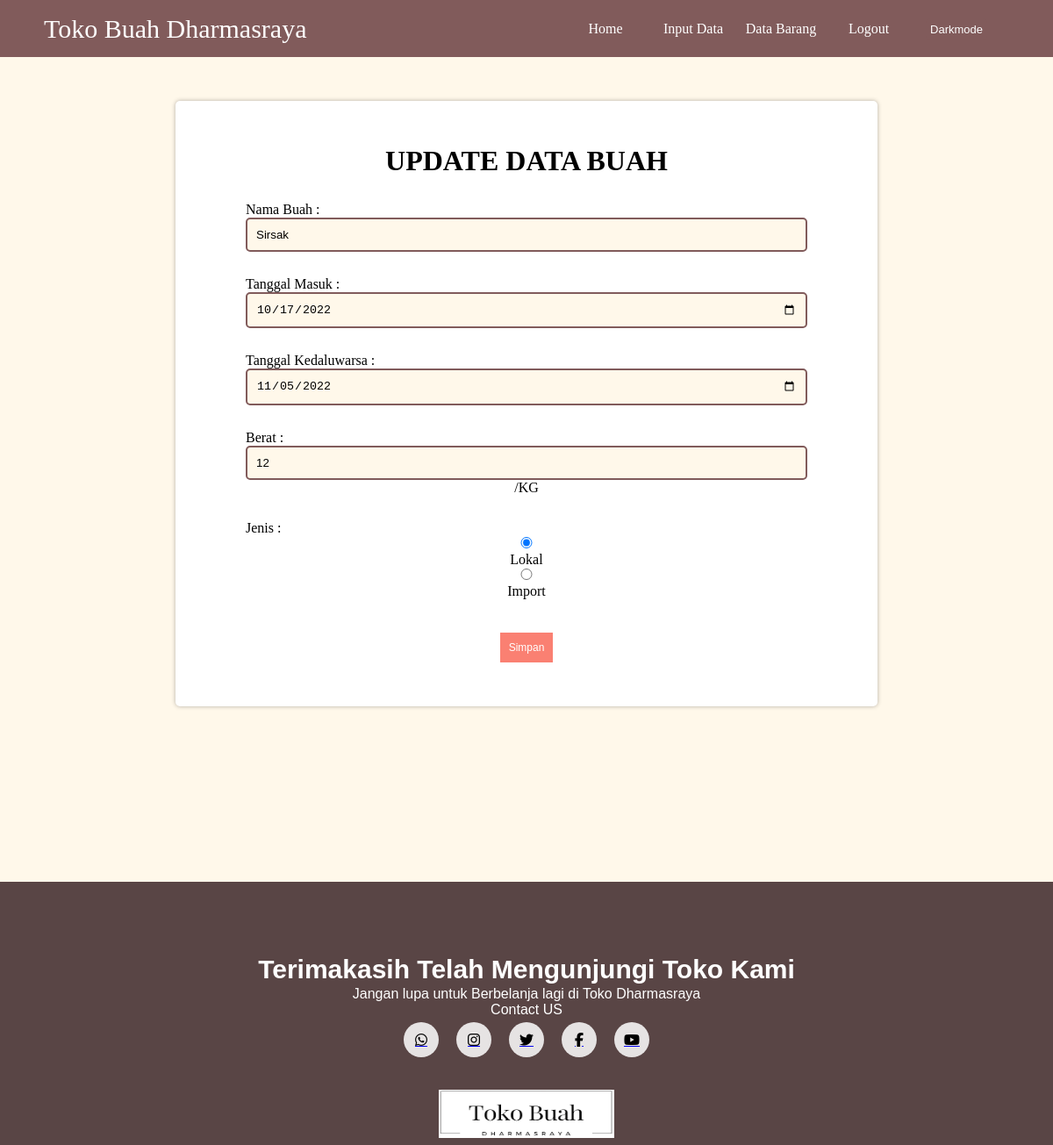
Screenshot of /editdata.php?id=5 with the database file from the repository.
### tables this page shows
CREATE TABLE `barang` (
  `id` int(10) NOT NULL,
  `nama` varchar(50) NOT NULL,
  `tglmasuk` date NOT NULL,
  `expired` date NOT NULL,
  `berat` int(10) NOT NULL,
  `jenis` enum('lokal','import') NOT NULL
);

### editdata.php (the view, shortened to what this page needs)
<?php
require 'koneksi.php';
$id = $_GET['id'];
$result = mysqli_query($conn, "SELECT * FROM barang WHERE id=$id");
$barang = [];
while ($row = mysqli_fetch_assoc($result)) {
    $barang[] = $row;
}
$brg = $barang[0];
?>
<!DOCTYPE html>
<html>
<head>
    <link rel="stylesheet" href="style.css">
</head>
<body>
    <nav class="header">
        <ul>
            <div class="header-text">
                <a href="#">Toko Buah Dharmasraya</a></li>
            </div>
            <li><a href="halaman_admin.php">Home</a></li>
            <li><a href="inputdata.php">Input Data</a></li>
            <li><a href="lihatdata.php">Data Barang</a></li>
            <li><a href="logout.php">Logout</a></li>
            <li>
                <a href="#" class="tampilan">
                <button class="tombol-gelap" onclick="ubahwarna()">Darkmode</button></a>
            </li>
        </ul>
    </nav>
    <div class ="databarang">
        <center><h1>Update Data Buah</h1><center><br>
        <form action="" method="post">
            <div class="kol">
                <label for="nama">Nama Buah : </label>
                <input type="text" name="nama" value="<?php echo $brg["nama"]; ?>" ><br><br>
            </div>
            <div class="kol">
                <label for="tglmasuk">Tanggal Masuk : </label>
                <input type="date" name="tglmasuk" value="<?php echo $brg["tglmasuk"]; ?>"><br><br>
            </div>
            <div class="kol">
                <label for="expired">Tanggal Kedaluwarsa : </label>
                <input type="date" name="expired" value="<?php echo $brg["expired"]; ?>"><br><br>
            </div>
            <div class="kol">
                <label for="berat">Berat : </label>
                <input type="number" name="berat" value="<?php echo $brg["berat"]; ?>"> /KG<br><br>
            </div>
            <div class="kol">
                <label for="jenis">Jenis : </label>
                <input type="radio" name="jenis" value="lokal" <?php if($brg['jenis']=='lokal') echo 'checked'?>>Lokal
                <input type="radio" name="jenis" value="import" <?php if($brg['jenis']=='import') echo 'checked'?>>Import<br><br>
            </div>
            <div class="kol">
                <button type="submit" name="tambah">Simpan</button>
            </div>
        </form>
    </div>
    <footer>
        <p>Terimakasih Telah Mengunjungi Toko Kami</p>
        <p>Jangan lupa untuk Berbelanja lagi di Toko Dharmasraya
        <br>Contact US</p>
        <div class="social-icons">
            <a href="#"><i class="fab fa-whatsapp"></i></a>
            <a href="#"><i class="fab fa-instagram"></i></a>
            <a href="#"><i class="fab fa-twitter"></i></a>
            <a href="#"><i class="fab fa-facebook-f"></i></a>
            <a href="#"><i class="fab fa-youtube"></i></a>
        </div>
        <img alt="kaki-logo" class="kaki-logo" src="img/logo.png">
    </footer>
</body>
</html>

### style.css (style rules this page uses)
* { margin: 0px; padding: 0px; }
body { background-color:#FFF8EA; }
.header-text { float: left; width: 640px; }
.header-text a { line-height: 65px; text-decoration: none; padding-left: 50px; color:#FFF; font-family:fantasy; font-size: 30px; margin-left: 0px; }
.header { background:#815B5B; width: 100%; height: 65px; margin: 0px; padding: 0px; margin-top: 0px; }
.header ul { list-style: none; }
.header ul li { float: left; line-height: 65px; }
.header ul li a { float:left; width:100px; display:block; text-align:center; color:#FFF; text-decoration:none; }
.header .tampilan button { padding: 5px; cursor: pointer; font-size: 12px; border: none; border-radius: 5px; font-size: 12px; text-align:center; margin-top: 20px; font-size: small; }
.header .tampilan button.tombol-gelap { background-color: #815B5B; color:#FFF; }
.databarang { width:800px; min-height: 400px; margin: 35px auto; background-color: white; box-shadow: 0 0 5px rgba(0,0,0,.3); border-radius: 5px; overflow: hidden; height: auto; justify-content:space-between; padding:50px 0; margin-top: 50px; }
h1 { text-transform: uppercase; color: black; font-family:serif; }
.kol { width: 80%; height: auto; }
.kol input { padding: 10px; width: 100%; box-sizing: border-box; background: #f8f8f8; border: 2px solid #815B5B; border-radius: 5px; outline-color: black; background-color: #FFF8EA; }
.kol label { margin-top: 10px; float: left; text-align: left; width: 100%; }
button { background-color: salmon; color: #fff; padding: 10px; text-decoration: none; font-size: 12px; border: 0px; margin-top: 20px; }
footer { height:300px; display: flex; flex-direction: column; align-items: center; justify-content: center; position: relative; background-color: #594545; margin-bottom: 0pxssss; margin-top: 200px; width: autos; }
footer p { font-family:'Gill Sans', 'Gill Sans MT', 'Calibri', 'Trebuchet MS', sans-serif; margin-top: 0px; }
footer p:nth-child(1) { font-size: 30px; font-weight:bold; color:#FFFFFF; line-height:8px; margin-top: 2px; font-family:'Gill Sans', 'Gill Sans MT', 'Calibri', 'Trebuchet MS', sans-serif; }
footer p:nth-child(2) { font-size: 16px; color:#FFFFFF; width:600px; text-align: center; font-family:'Gill Sans', 'Gill Sans MT', 'Calibri', 'Trebuchet MS', sans-serif; margin-top: 15px; }
.social-icons a { width:40px; height:40px; display: flex; justify-content: center; align-items: center; background-color:#e6e3e3; margin:5px 10px; border-radius:50%; }
.social-icons { display: flex; }
.social-icons i,.social i { color:#000000; }
.kaki-logo { position: absolute; height: 55px; align-items: center; width: 200px; margin-bottom: 0px; margin-top: 230px; display: flex; }

### rows the page displays
barang: nama "Sirsak", tglmasuk "10/17/2022", expired "11/05/2022", berat "12", jenis "☑"
